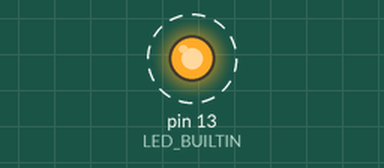
The sketch below on a simulated Arduino Uno, built with avr-gcc and run on an emulated ATmega328P. On the bench: output pins drawn as LEDs (lit = HIGH). Dashed ring = blinking. What the sketch prints to the serial monitor is not drawn.

Above: at 1.2 s.
Timing chart, 0 to 4.0 s (numbered marks = the images above):
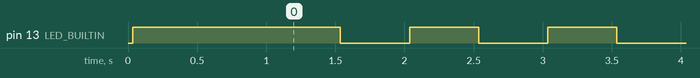

The sketch:

01_Clases_y_Encapsulamiento.ino
```cpp
/**
 * ============================================================================
 * TUTORIAL 08 (C++): Clases, Encapsulamiento y Abstracción de Costo Cero
 * ============================================================================
 * Este código demuestra:
 * 1. Definición de una clase C++ para modelar un actuador/sensor.
 * 2. La única diferencia entre 'struct' y 'class' en C++ (visibilidad por defecto).
 * 3. Demostración práctica de costo cero: una clase sin métodos virtuales tiene
 *    exactamente el mismo tamaño en SRAM que una estructura en C.
 * 4. Métodos 'inline' y métodos constantes 'const'.
 *
 * Compatible con: Arduino Uno, Nano, Mega, ESP32, RP2040, STM32.
 * ============================================================================
 */

#include <Arduino.h>
#include <stdint.h>

#ifndef LED_BUILTIN
#define LED_BUILTIN 2
#endif

// Estructura C tradicional equivalente
struct LedDatosC {
    uint8_t pin;
    bool estado;
};

// Clase C++ con encapsulamiento
class ControladorLed {
private:
    // Variables miembros privadas (protegidas contra modificaciones externas erróneas)
    uint8_t m_pin;
    bool m_estado;

public:
    // Constructor de inicialización de datos
    ControladorLed(uint8_t pin)
        : m_pin(pin), m_estado(false) {
        // NOTA: La configuración de hardware se delega a begin()
    }

    // Configuración de hardware (llamado explícitamente en setup())
    void begin() {
        pinMode(m_pin, OUTPUT);
        digitalWrite(m_pin, LOW);
    }

    // Métodos inline: al definirse dentro de la clase, el compilador los sustituye
    // directamente en el punto de llamada eliminando el overhead de salto de función
    inline void encender() {
        m_estado = true;
        digitalWrite(m_pin, HIGH);
    }

    inline void apagar() {
        m_estado = false;
        digitalWrite(m_pin, LOW);
    }

    inline void conmutar() {
        m_estado = !m_estado;
        digitalWrite(m_pin, m_estado ? HIGH : LOW);
    }

    // Método constante: garantiza al compilador que no modifica ninguna variable de la clase
    inline bool estaEncendido() const {
        return m_estado;
    }

    inline uint8_t getPin() const {
        return m_pin;
    }
};

// Instancia global del objeto
ControladorLed ledTest(LED_BUILTIN);

void setup() {
    Serial.begin(115200);
    while (!Serial && millis() < 3000);

    Serial.println(F("\n=================================================="));
    Serial.println(F(" C++ EMBEBIDO: CLASES Y ABSTRACCION DE COSTO CERO "));
    Serial.println(F("=================================================="));

    // 1. Demostración de tamaño en SRAM
    Serial.println(F("\n--- 1. Comparacion de Memoria (SRAM) ---"));
    Serial.print(F("sizeof(struct LedDatosC):     "));
    Serial.print(sizeof(struct LedDatosC));
    Serial.println(F(" bytes"));

    Serial.print(F("sizeof(class ControladorLed): "));
    Serial.print(sizeof(ControladorLed));
    Serial.println(F(" bytes"));

    Serial.println(F("-> CONCLUSION: Las clases en C++ sin 'virtual' NO anaden"));
    Serial.println(F("   absolutamente ningun byte adicional de memoria en el micro!"));

    // 2. Inicialización del hardware mediante begin()
    ledTest.begin();
    Serial.print(F("\nControlador inicializado para el Pin "));
    Serial.println(ledTest.getPin());

    // 3. Prueba de métodos
    Serial.println(F("\nEncendiendo LED..."));
    ledTest.encender();
    Serial.print(F("Estado: ")); Serial.println(ledTest.estaEncendido() ? F("ENCENDIDO") : F("APAGADO"));
    delay(1000);

    Serial.println(F("Apagando LED..."));
    ledTest.apagar();
    Serial.print(F("Estado: ")); Serial.println(ledTest.estaEncendido() ? F("ENCENDIDO") : F("APAGADO"));

    Serial.println(F("\n[FIN SETUP] Entrando a loop()..."));
}

void loop() {
    ledTest.conmutar();
    delay(500);
}
```

Measured:
- by itself, pin 13 (LED_BUILTIN): alternates HIGH for 0.50 s and LOW for 0.50 s
